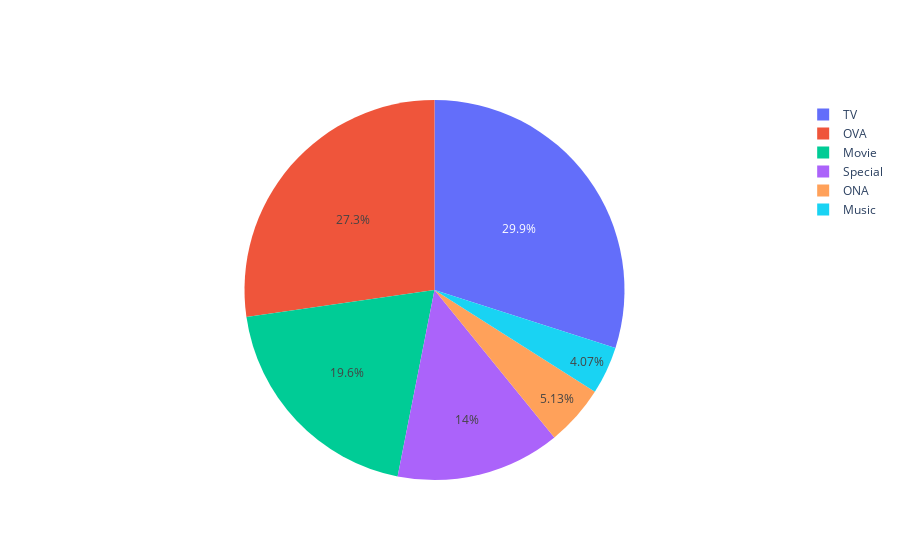

The notebook cell this image was saved under:
### Markdown cell above
### Percentage of anime types in the dataset

### Code cell
num_of_type_of_anime  = anime.type.value_counts().sort_values(ascending=True)
data = [go.Pie(labels = num_of_type_of_anime.index, values = num_of_type_of_anime.values, hoverinfo = 'label+value')]
plotly.offline.iplot(data, filename='active category')

### Figure 1 — Plotly figure (JSON) as saved in the notebook; plotly's stock layout.template omitted (floating-point values rounded to 4 significant figures)
{"data": [{"hoverinfo": "label+value", "labels": ["Music", "ONA", "Special", "Movie", "OVA", "TV"], "type": "pie", "values": [487, 613, 1671, 2344, 3261, 3578]}], "layout": {}}
